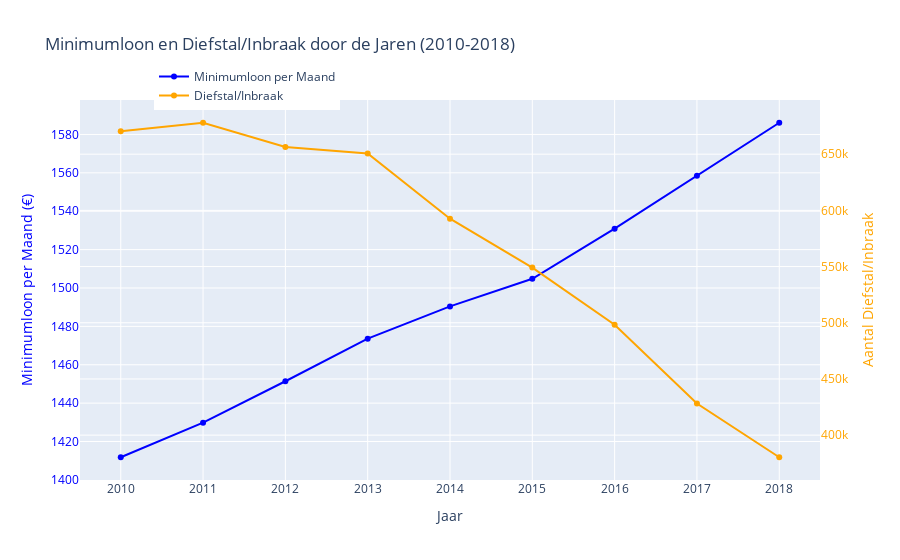

The notebook cell saved with this chart:
### Code cell
import plotly.graph_objects as go

jaren = list(range(2010, 2019))
diefstal_inbraak = [670470, 677970, 656450, 650650, 592590, 549105, 498285, 428135, 380320]
min_wage_month = [1411.8, 1429.8, 1451.4, 1473.6, 1490.4, 1504.8, 1530.9, 1558.5, 1586.1]

fig = go.Figure()

fig.add_trace(go.Scatter(x=jaren, y=min_wage_month, mode='lines+markers', name='Minimumloon per Maand', line=dict(color='blue')))

fig.add_trace(go.Scatter(x=jaren, y=diefstal_inbraak, mode='lines+markers', name='Diefstal/Inbraak', line=dict(color='orange'), yaxis='y2'))

fig.update_layout(
yaxis=dict(
title='Minimumloon per Maand (€)',
titlefont=dict(color='blue'),
tickfont=dict(color='blue')
),
yaxis2=dict(
title='Aantal Diefstal/Inbraak',
titlefont=dict(color='orange'),
tickfont=dict(color='orange'),
overlaying='y',
side='right'
),
title='Minimumloon en Diefstal/Inbraak door de Jaren (2010-2018)',
xaxis_title='Jaar',
legend=dict(x=0.1, y=1.1)
)

fig.show()

### Figure 1 — Plotly figure (JSON) as saved in the notebook; plotly's stock layout.template omitted (floating-point values rounded to 4 significant figures)
{"data": [{"line": {"color": "blue"}, "mode": "lines+markers", "name": "Minimumloon per Maand", "type": "scatter", "x": [2010, 2011, 2012, 2013, 2014, 2015, 2016, 2017, 2018], "y": [1412.0, 1430.0, 1451.0, 1474.0, 1490.0, 1505.0, 1531.0, 1558.0, 1586.0]}, {"line": {"color": "orange"}, "mode": "lines+markers", "name": "Diefstal/Inbraak", "type": "scatter", "x": [2010, 2011, 2012, 2013, 2014, 2015, 2016, 2017, 2018], "y": [670470, 677970, 656450, 650650, 592590, 549105, 498285, 428135, 380320], "yaxis": "y2"}], "layout": {"autosize": true, "legend": {"x": 0.1, "y": 1.1}, "title": {"text": "Minimumloon en Diefstal/Inbraak door de Jaren (2010-2018)"}, "xaxis": {"autorange": true, "range": [2010.0, 2018.0], "title": {"text": "Jaar"}, "type": "linear"}, "yaxis": {"autorange": true, "range": [1397.0, 1600.0], "tickfont": {"color": "blue"}, "title": {"font": {"color": "blue"}, "text": "Minimumloon per Maand (€)"}, "type": "linear"}, "yaxis2": {"autorange": true, "overlaying": "y", "range": [355800.0, 702500.0], "side": "right", "tickfont": {"color": "orange"}, "title": {"font": {"color": "orange"}, "text": "Aantal Diefstal/Inbraak"}, "type": "linear"}}}
